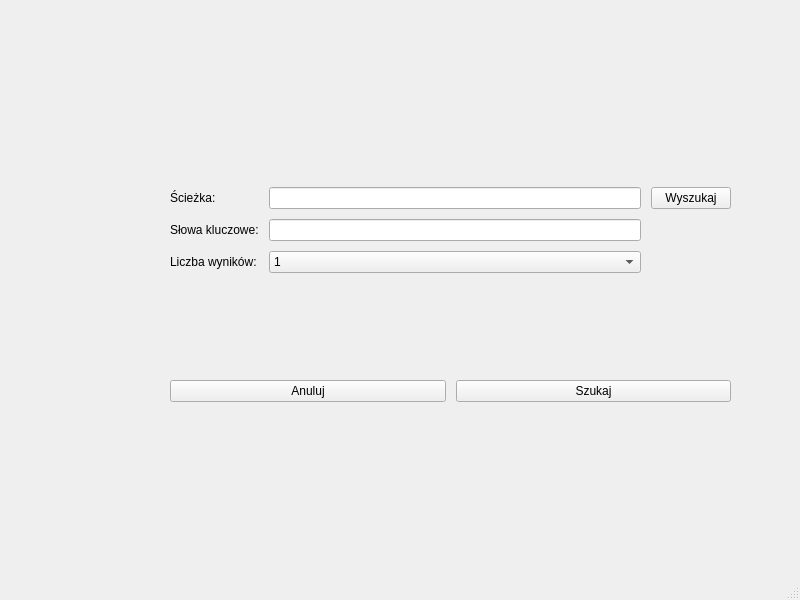
<?xml version="1.0" encoding="UTF-8"?>
<ui version="4.0">
 <class>MainWindow</class>
 <widget class="QMainWindow" name="MainWindow">
  <property name="geometry">
   <rect>
    <x>0</x>
    <y>0</y>
    <width>800</width>
    <height>600</height>
   </rect>
  </property>
  <property name="windowTitle">
   <string>MainWindow</string>
  </property>
  <widget class="QWidget" name="centralwidget">
   <widget class="QWidget" name="verticalLayoutWidget">
    <property name="geometry">
     <rect>
      <x>170</x>
      <y>80</y>
      <width>561</width>
      <height>431</height>
     </rect>
    </property>
    <layout class="QVBoxLayout" name="verticalLayout">
     <property name="spacing">
      <number>10</number>
     </property>
     <property name="sizeConstraint">
      <enum>QLayout::SetDefaultConstraint</enum>
     </property>
     <property name="topMargin">
      <number>10</number>
     </property>
     <property name="bottomMargin">
      <number>10</number>
     </property>
     <item>
      <layout class="QGridLayout" name="gridLayout">
       <item row="0" column="1">
        <widget class="QLineEdit" name="pathEdit"/>
       </item>
       <item row="1" column="0">
        <widget class="QLabel" name="label_2">
         <property name="text">
          <string>Słowa kluczowe:</string>
         </property>
        </widget>
       </item>
       <item row="2" column="0">
        <widget class="QLabel" name="label_3">
         <property name="text">
          <string>Liczba wyników:</string>
         </property>
        </widget>
       </item>
       <item row="1" column="1">
        <widget class="QLineEdit" name="keywordsEdit"/>
       </item>
       <item row="0" column="2">
        <widget class="QPushButton" name="pathBtn">
         <property name="text">
          <string>Wyszukaj</string>
         </property>
        </widget>
       </item>
       <item row="0" column="0">
        <widget class="QLabel" name="label">
         <property name="text">
          <string>Ścieżka:</string>
         </property>
        </widget>
       </item>
       <item row="2" column="1">
        <widget class="QComboBox" name="resultBox">
         <item>
          <property name="text">
           <string>1</string>
          </property>
         </item>
         <item>
          <property name="text">
           <string>2</string>
          </property>
         </item>
         <item>
          <property name="text">
           <string>3</string>
          </property>
         </item>
         <item>
          <property name="text">
           <string>4</string>
          </property>
         </item>
         <item>
          <property name="text">
           <string>5</string>
          </property>
         </item>
        </widget>
       </item>
      </layout>
     </item>
     <item>
      <layout class="QVBoxLayout" name="verticalLayout_2">
       <property name="sizeConstraint">
        <enum>QLayout::SetDefaultConstraint</enum>
       </property>
      </layout>
     </item>
     <item>
      <layout class="QHBoxLayout" name="horizontalLayout">
       <property name="leftMargin">
        <number>0</number>
       </property>
       <property name="rightMargin">
        <number>0</number>
       </property>
       <item>
        <widget class="QPushButton" name="cancelBtn">
         <property name="text">
          <string>Anuluj</string>
         </property>
        </widget>
       </item>
       <item>
        <widget class="QPushButton" name="searchBtn">
         <property name="text">
          <string>Szukaj</string>
         </property>
        </widget>
       </item>
      </layout>
     </item>
    </layout>
   </widget>
  </widget>
  <widget class="QMenuBar" name="menubar">
   <property name="geometry">
    <rect>
     <x>0</x>
     <y>0</y>
     <width>800</width>
     <height>21</height>
    </rect>
   </property>
  </widget>
  <widget class="QStatusBar" name="statusbar"/>
 </widget>
 <resources/>
 <connections/>
</ui>
